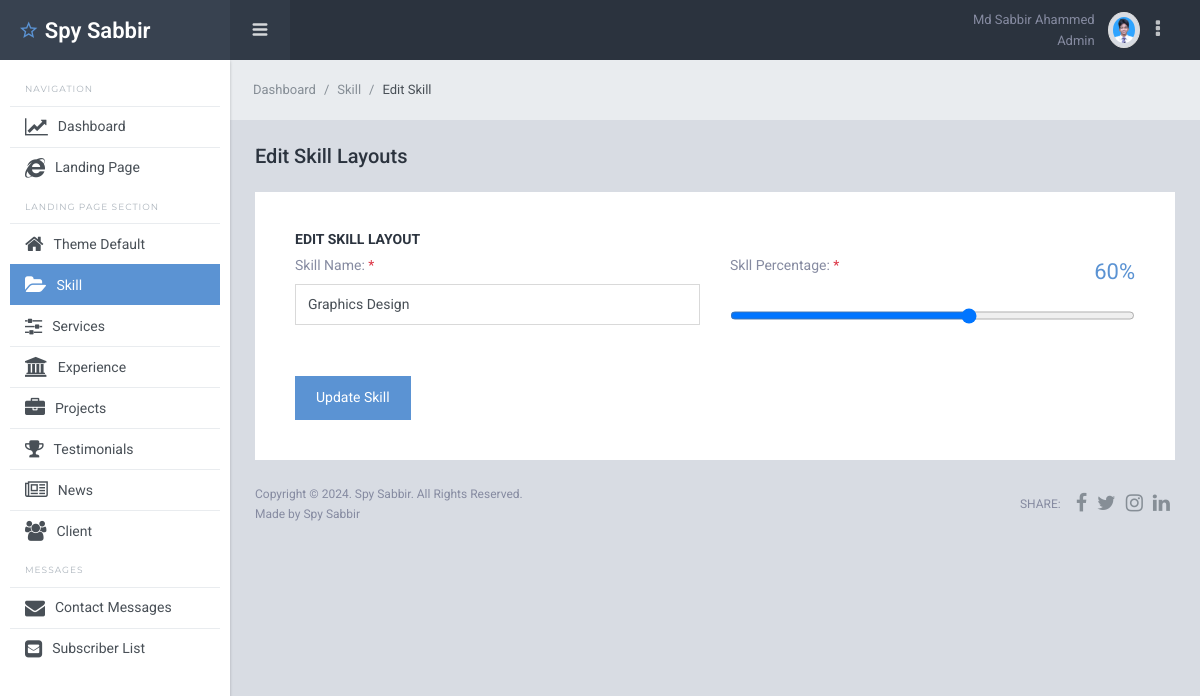
Screenshot of /admin/skill_edit.php?id=3 (signed in) with the database file from the repository.
### tables this page shows
CREATE TABLE `theme_default` (
  `id` int(11) NOT NULL,
  `default_item_name` varchar(200) NOT NULL,
  `default_item_value` text NOT NULL
);

CREATE TABLE `users` (
  `id` int(11) NOT NULL,
  `full_name` varchar(100) NOT NULL,
  `designation` varchar(200) NOT NULL DEFAULT 'user',
  `email_address` varchar(100) NOT NULL,
  `phone_number` text NOT NULL,
  `gender` varchar(10) NOT NULL,
  `date_of_birth` date NOT NULL DEFAULT '2000-01-01',
  `password` varchar(50) NOT NULL,
  `profile_photo` text NOT NULL,
  `created_at` datetime NOT NULL
);

CREATE TABLE `skills` (
  `id` int(11) NOT NULL,
  `skill_name` varchar(50) NOT NULL,
  `percentage` int(3) NOT NULL
);

### admin/dbc.php (called while the page is built, shortened)
<?php
function connect_to_db(){
$hostname = "localhost";
$username = "root";
$password = "";
$database_name = "portfolio";
return $db_connect = mysqli_connect($hostname, $username, $password, $database_name);
}
function spy_sabbir_single_select($table_name, $id) {
    $single_select_query = "SELECT * FROM $table_name WHERE id=$id";
    return $result_from_db = mysqli_fetch_assoc(mysqli_query(connect_to_db(), $single_select_query));
}
function spy_sabbir_update($table_name, $update_name){
    $query = "SELECT default_item_value FROM $table_name WHERE default_item_name = '$update_name'";
    return mysqli_fetch_assoc(mysqli_query(connect_to_db(), $query))['default_item_value'];
}
?>

### admin/skill_edit.php (the view, shortened to what this page needs)
<?php
$skill = true;
require_once "inc/header.php";
require_once "dbc.php";
?>
<nav class="breadcrumb sl-breadcrumb">
    <a class="breadcrumb-item" href="dashboard.php">Dashboard</a>
    <a class="breadcrumb-item" href="skill.php">Skill</a>
    <span class="breadcrumb-item active">Edit Skill</span>
</nav>
<div class="sl-pagebody">
    <div class="sl-page-title">
        <h5>Edit Skill Layouts</h5>
    </div>
    <div class="card pd-20 pd-sm-40">
        <h6 class="card-body-title">Edit Skill Layout</h6>
        <form method="POST" action="skill_edit_post.php" id="edit_form">
            <div class="form-layout">
                <div class="row mg-b-25">
                    <div class="col-lg-6">
                        <div class="form-group">
                            <input type="hidden" name="id" class="form-control" value="<?= spy_sabbir_single_select('skills', $_GET['id'])['id'] ?>">
                            <label class="form-control-label">Skill Name: <span class="tx-danger">*</span></label>
                            <input class="form-control" type="text" name="skill_name" value="<?= spy_sabbir_single_select('skills', $_GET['id'])['skill_name'] ?>">
                        </div>
                    </div>
                    <div class="col-lg-6">
                        <div class="form-group">
                            <label class="form-control-label d-flex justify-content-between m-0">
                                <label>Skll Percentage: <span class="tx-danger">*</span></label>
                                <label class="text-info" style="font-size: 22px;"><span id="rangeValue"><?= spy_sabbir_single_select('skills', $_GET['id'])['percentage'] ?></span>%</label>
                            </label>
                            <Input class="form-control" type="range" name="percentage" value="<?= spy_sabbir_single_select('skills', $_GET['id'])['percentage'] ?>" min="0" max="100" onChange="rangeSlide(this.value)" onmousemove="rangeSlide(this.value)"></Input>
                        </div>
                    </div>
                </div>
                <div class="form-layout-footer">
                    <a class="btn btn-info mg-r-5 text-white" id="edit_btn">Update Skill</a>
                </div>
            </div>
        </form>
    </div>
</div>
<?php
require_once "inc/footer.php";
?>

### admin/inc/header.php (shortened to what this page needs)
<?php
require_once "dbc.php";
?>
<!DOCTYPE html>
<html lang="en">
<head>
    <link href="lib/font-awesome/css/font-awesome.css" rel="stylesheet">
    <link href="lib/Ionicons/css/ionicons.css" rel="stylesheet">
    <link href="lib/perfect-scrollbar/css/perfect-scrollbar.css" rel="stylesheet">
    <link href="lib/rickshaw/rickshaw.min.css" rel="stylesheet">
    <link rel="stylesheet" href="//cdn.datatables.net/1.11.0/css/jquery.dataTables.min.css">
    <link rel="stylesheet" href="css/starlight.css">
</head>
<body>
    <div class="sl-logo"><a href="dashboard.php"><i class="icon ion-android-star-outline"></i> <?= spy_sabbir_update('theme_default', 'owner_name'); ?></a></div>
    <div class="sl-sideleft">
        <label class="sidebar-label">Navigation</label>
        <div class="sl-sideleft-menu">
            <a href="dashboard.php" class="sl-menu-link <?= (isset($dashboard)) ? 'active' : '' ?>">
                <div class="sl-menu-item">
                    <i class="fa fa-line-chart tx-20" aria-hidden="true"></i>
                    <span class="menu-item-label">Dashboard</span>
                </div>
            </a>
            <a href="../index.php" target="_blank" class="sl-menu-link">
                <div class="sl-menu-item">
                    <i class="fa fa-internet-explorer tx-20" aria-hidden="true"></i>
                    <span class="menu-item-label">Landing Page</span>
                </div>
            </a>
            <label class="sidebar-label">Landing Page Section</label>
            <a href="theme_default.php" class="sl-menu-link <?= (isset($theme_default)) ? 'active' : '' ?>">
                <div class="sl-menu-item">
                    <i class="fa fa-home tx-20" aria-hidden="true"></i>
                    <span class="menu-item-label">Theme Default</span>
                </div>
            </a>
            <a href="skill.php" class="sl-menu-link <?= (isset($skill)) ? 'active' : '' ?>">
                <div class="sl-menu-item">
                    <i class="fa fa-folder-open tx-20" aria-hidden="true"></i>
                    <span class="menu-item-label">Skill</span>
                </div>
            </a>
            <a href="services.php" class="sl-menu-link <?= (isset($services)) ? 'active' : '' ?>">
                <div class="sl-menu-item">
                    <i class="fa fa-sliders tx-20" aria-hidden="true"></i>
                    <span class="menu-item-label">Services</span>
                </div>
            </a>
            <a href="experience.php" class="sl-menu-link <?= (isset($experience)) ? 'active' : '' ?>">
                <div class="sl-menu-item">
                    <i class="fa fa-university tx-20" aria-hidden="true"></i>
                    <span class="menu-item-label">Experience</span>
                </div>
            </a>
            <a href="project.php" class="sl-menu-link <?= (isset($project)) ? 'active' : '' ?>">
                <div class="sl-menu-item">
                    <i class="fa fa-briefcase tx-20" aria-hidden="true"></i>
                    <span class="menu-item-label">Projects</span>
                </div>
            </a>
            <a href="testimonials.php" class="sl-menu-link <?= (isset($testimonials)) ? 'active' : '' ?>">
                <div class="sl-menu-item">
                    <i class="fa fa-trophy tx-20" aria-hidden="true"></i>
                    <span class="menu-item-label">Testimonials</span>
                </div>
            </a>
            <a href="news.php" class="sl-menu-link <?= (isset($news)) ? 'active' : '' ?>">
                <div class="sl-menu-item">
                    <i class="fa fa-newspaper-o tx-20" aria-hidden="true"></i>
                    <span class="menu-item-label">News</span>
                </div>
            </a>
            <a href="client.php" class="sl-menu-link <?= (isset($client)) ? 'active' : '' ?>">
                <div class="sl-menu-item">
                    <i class="fa fa-users tx-20" aria-hidden="true"></i>
                    <span class="menu-item-label">Client</span>
                </div>
            </a>
            <label class="sidebar-label">Messages</label>
            <a href="contact.php" class="sl-menu-link <?= (isset($contact)) ? 'active' : '' ?>">
                <div class="sl-menu-item">
                    <i class="fa fa-envelope tx-20" aria-hidden="true"></i>
                    <span class="menu-item-label">Contact Messages</span>
                </div>
            </a>
            <a href="subscriber.php" class="sl-menu-link <?= (isset($subscriber)) ? 'active' : '' ?>">
                <div class="sl-menu-item">
                    <i class="fa fa-envelope-square tx-20" aria-hidden="true"></i>
                    <span class="menu-item-label">Subscriber List</span>
                </div>
            </a>
        </div>
        <br>
    </div>
    <div class="sl-header">
        <div class="sl-header-left">
            <div class="navicon-left hidden-md-down"><a id="btnLeftMenu" href=""><i class="icon ion-navicon-round"></i></a></div>
        </div>
        <div class="sl-header-right">
            <div class="text-right mr-2">
                <span class="logged-name"><?= spy_sabbir_single_select('users', $_SESSION['user_id'])['full_name'] ?></span> <br>
                <span class="logged-name"><?= ucfirst(spy_sabbir_single_select('users', $_SESSION['user_id'])['designation']) ?></span>
            </div>
            <img src="img/users/<?= spy_sabbir_single_select('users', $_SESSION['user_id'])['profile_photo'] ?>" class="wd-32 rounded-circle img-thumbnail" alt="">
            <nav class="nav mr-4">
                <div class="dropdown">
                    <a href="" class="nav-link nav-link-profile" data-toggle="dropdown">
                        <i class="fa fa-ellipsis-v tx-20" aria-hidden="true"></i>
                    </a>
                </div>
            </nav>
        </div>
    </div>
    <div class="sl-mainpanel">

### admin/inc/footer.php (shortened to what this page needs)
<footer class="sl-footer">
    <div class="footer-left">
        <div class="mg-b-2">Copyright &copy; <?= date("Y") ?>. <?= spy_sabbir_update('theme_default', 'owner_name'); ?>. All Rights Reserved.</div>
        <div>Made by <?= spy_sabbir_update('theme_default', 'owner_name'); ?></div>
    </div>
    <div class="footer-right d-flex align-items-center">
        <span class="tx-uppercase mg-r-10">Share:</span>
        <a target="_blank" class="pd-x-5" href="<?= spy_sabbir_update('theme_default', 'facebook_link'); ?>"><i class="fa fa-facebook tx-20"></i></a>
        <a target="_blank" class="pd-x-5" href="<?= spy_sabbir_update('theme_default', 'twitter_link'); ?>"><i class="fa fa-twitter tx-20"></i></a>
        <a target="_blank" class="pd-x-5" href="<?= spy_sabbir_update('theme_default', 'instagram_link'); ?>"><i class="fa fa-instagram tx-20"></i></a>
        <a target="_blank" class="pd-x-5" href="<?= spy_sabbir_update('theme_default', 'linkedin_link'); ?>"><i class="fa fa-linkedin tx-20"></i></a>
    </div>
</footer>
</div>
</body>
</html>

### rows the page displays
theme_default: default_item_value "Spy Sabbir"
users: full_name "Md Sabbir Ahammed", designation "Admin", profile_photo (picture)
skills: skill_name "Graphics Design", percentage "60"
